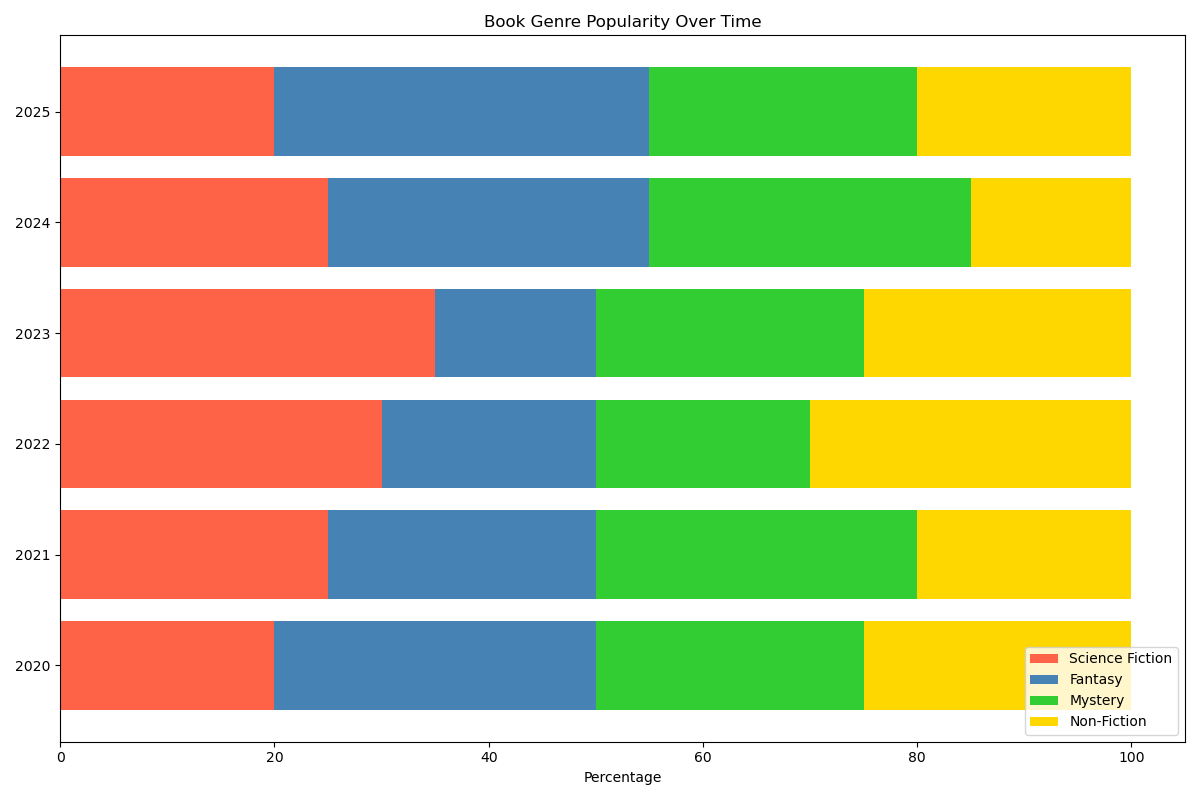

Reproduce this figure in Python.
import matplotlib.pyplot as plt
import numpy as np

data = np.array([
    [20, 30, 25, 25],
    [25, 25, 30, 20],
    [30, 20, 20, 30],
    [35, 15, 25, 25],
    [25, 30, 30, 15],
    [20, 35, 25, 20]
])

categories = ['2020', '2021', '2022', '2023', '2024', '2025']
labels = ['Science Fiction', 'Fantasy', 'Mystery', 'Non-Fiction']
colors = ['#FF6347', '#4682B4', '#32CD32', '#FFD700']

data_cum = data.cumsum(axis=1)
category_width = 0.8

fig, ax = plt.subplots(figsize=(12, 8))

for i, (colname, color) in enumerate(zip(labels, colors)):
    widths = data[:, i]
    starts = data_cum[:, i] - widths
    ax.barh(categories, widths, left=starts, height=category_width, label=colname, color=color)

ax.set_xlabel('Percentage')
ax.set_title('Book Genre Popularity Over Time')
ax.legend(loc='lower right')
plt.tight_layout()
plt.show()
